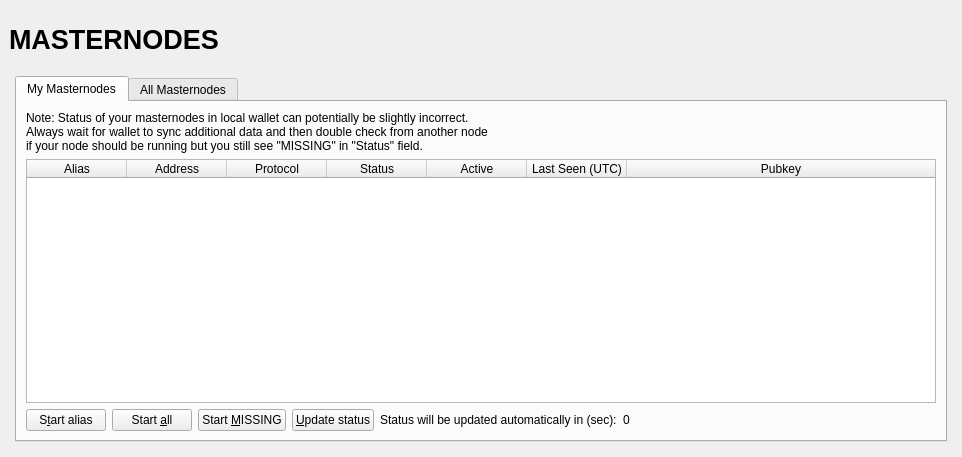
<?xml version="1.0" encoding="UTF-8"?>
<ui version="4.0">
 <class>MasternodeList</class>
 <widget class="QWidget" name="MasternodeList">
  <property name="geometry">
   <rect>
    <x>0</x>
    <y>0</y>
    <width>962</width>
    <height>457</height>
   </rect>
  </property>
  <property name="windowTitle">
   <string>Form</string>
  </property>
  <layout class="QVBoxLayout" name="topLayout" stretch="0">
   <property name="leftMargin">
    <number>9</number>
   </property>
   <property name="topMargin">
    <number>9</number>
   </property>
   <property name="rightMargin">
    <number>9</number>
   </property>
   <property name="bottomMargin">
    <number>9</number>
   </property>
   <item>
    <layout class="QVBoxLayout" name="verticalLayout_Master" stretch="0,1">
     <property name="spacing">
      <number>0</number>
     </property>
     <item>
      <widget class="QFrame" name="frame_Header">
       <layout class="QVBoxLayout" name="verticalLayout_4">
        <property name="leftMargin">
         <number>0</number>
        </property>
        <property name="topMargin">
         <number>0</number>
        </property>
        <property name="rightMargin">
         <number>0</number>
        </property>
        <property name="bottomMargin">
         <number>0</number>
        </property>
        <item>
         <layout class="QHBoxLayout" name="horizontalLayout_Header" stretch="1,0,1">
          <item>
           <widget class="QLabel" name="labelOverviewHeaderLeft">
            <property name="minimumSize">
             <size>
              <width>464</width>
              <height>60</height>
             </size>
            </property>
            <property name="maximumSize">
             <size>
              <width>16777215</width>
              <height>60</height>
             </size>
            </property>
            <property name="font">
             <font>
              <pointsize>20</pointsize>
              <weight>75</weight>
              <bold>true</bold>
             </font>
            </property>
            <property name="text">
             <string>MASTERNODES</string>
            </property>
           </widget>
          </item>
          <item>
           <spacer name="horizontalSpacer">
            <property name="orientation">
             <enum>Qt::Horizontal</enum>
            </property>
            <property name="sizeHint" stdset="0">
             <size>
              <width>40</width>
              <height>20</height>
             </size>
            </property>
           </spacer>
          </item>
          <item>
           <widget class="QLabel" name="labelOverviewHeaderRight">
            <property name="minimumSize">
             <size>
              <width>464</width>
              <height>61</height>
             </size>
            </property>
            <property name="maximumSize">
             <size>
              <width>16777215</width>
              <height>61</height>
             </size>
            </property>
            <property name="font">
             <font>
              <pointsize>14</pointsize>
             </font>
            </property>
            <property name="text">
             <string/>
            </property>
            <property name="alignment">
             <set>Qt::AlignRight|Qt::AlignTrailing|Qt::AlignVCenter</set>
            </property>
           </widget>
          </item>
         </layout>
        </item>
       </layout>
      </widget>
     </item>
     <item>
      <widget class="QFrame" name="frame_BG">
       <layout class="QVBoxLayout" name="verticalLayout_3">
        <property name="leftMargin">
         <number>6</number>
        </property>
        <property name="topMargin">
         <number>6</number>
        </property>
        <property name="rightMargin">
         <number>6</number>
        </property>
        <property name="bottomMargin">
         <number>6</number>
        </property>
        <item>
         <widget class="QFrame" name="frame_Content">
          <layout class="QVBoxLayout" name="verticalLayout">
           <property name="spacing">
            <number>0</number>
           </property>
           <property name="leftMargin">
            <number>0</number>
           </property>
           <property name="topMargin">
            <number>0</number>
           </property>
           <property name="rightMargin">
            <number>0</number>
           </property>
           <property name="bottomMargin">
            <number>0</number>
           </property>
           <item>
            <widget class="QTabWidget" name="tabWidget">
             <property name="currentIndex">
              <number>0</number>
             </property>
             <widget class="QWidget" name="tabMyMasternodes">
              <attribute name="title">
               <string>My Masternodes</string>
              </attribute>
              <layout class="QGridLayout" name="gridLayout_2">
               <item row="0" column="0">
                <layout class="QVBoxLayout" name="verticalLayout_2">
                 <property name="bottomMargin">
                  <number>0</number>
                 </property>
                 <item>
                  <layout class="QHBoxLayout" name="horizontalLayout_note">
                   <property name="bottomMargin">
                    <number>0</number>
                   </property>
                   <item>
                    <widget class="QLabel" name="updateNote">
                     <property name="text">
                      <string>Note: Status of your masternodes in local wallet can potentially be slightly incorrect.&lt;br /&gt;Always wait for wallet to sync additional data and then double check from another node&lt;br /&gt;if your node should be running but you still see &quot;MISSING&quot; in &quot;Status&quot; field.</string>
                     </property>
                    </widget>
                   </item>
                  </layout>
                 </item>
                 <item>
                  <widget class="QTableWidget" name="tableWidgetMyMasternodes">
                   <property name="minimumSize">
                    <size>
                     <width>695</width>
                     <height>0</height>
                    </size>
                   </property>
                   <property name="palette">
                    <palette>
                     <active>
                      <colorrole role="Text">
                       <brush brushstyle="SolidPattern">
                        <color alpha="255">
                         <red>51</red>
                         <green>51</green>
                         <blue>51</blue>
                        </color>
                       </brush>
                      </colorrole>
                     </active>
                     <inactive>
                      <colorrole role="Text">
                       <brush brushstyle="SolidPattern">
                        <color alpha="255">
                         <red>51</red>
                         <green>51</green>
                         <blue>51</blue>
                        </color>
                       </brush>
                      </colorrole>
                     </inactive>
                     <disabled>
                      <colorrole role="Text">
                       <brush brushstyle="SolidPattern">
                        <color alpha="255">
                         <red>85</red>
                         <green>85</green>
                         <blue>85</blue>
                        </color>
                       </brush>
                      </colorrole>
                     </disabled>
                    </palette>
                   </property>
                   <property name="editTriggers">
                    <set>QAbstractItemView::NoEditTriggers</set>
                   </property>
                   <property name="alternatingRowColors">
                    <bool>true</bool>
                   </property>
                   <property name="selectionMode">
                    <enum>QAbstractItemView::SingleSelection</enum>
                   </property>
                   <property name="selectionBehavior">
                    <enum>QAbstractItemView::SelectRows</enum>
                   </property>
                   <property name="sortingEnabled">
                    <bool>true</bool>
                   </property>
                   <attribute name="horizontalHeaderStretchLastSection">
                    <bool>true</bool>
                   </attribute>
                   <column>
                    <property name="text">
                     <string>Alias</string>
                    </property>
                   </column>
                   <column>
                    <property name="text">
                     <string>Address</string>
                    </property>
                   </column>
                   <column>
                    <property name="text">
                     <string>Protocol</string>
                    </property>
                   </column>
                   <column>
                    <property name="text">
                     <string>Status</string>
                    </property>
                   </column>
                   <column>
                    <property name="text">
                     <string>Active</string>
                    </property>
                   </column>
                   <column>
                    <property name="text">
                     <string>Last Seen (UTC)</string>
                    </property>
                   </column>
                   <column>
                    <property name="text">
                     <string>Pubkey</string>
                    </property>
                   </column>
                  </widget>
                 </item>
                 <item>
                  <layout class="QHBoxLayout" name="horizontalLayout_5">
                   <property name="bottomMargin">
                    <number>0</number>
                   </property>
                   <item>
                    <widget class="QPushButton" name="startButton">
                     <property name="text">
                      <string>S&amp;tart alias</string>
                     </property>
                    </widget>
                   </item>
                   <item>
                    <widget class="QPushButton" name="startAllButton">
                     <property name="text">
                      <string>Start &amp;all</string>
                     </property>
                    </widget>
                   </item>
                   <item>
                    <widget class="QPushButton" name="startMissingButton">
                     <property name="text">
                      <string>Start &amp;MISSING</string>
                     </property>
                    </widget>
                   </item>
                   <item>
                    <widget class="QPushButton" name="UpdateButton">
                     <property name="text">
                      <string>&amp;Update status</string>
                     </property>
                    </widget>
                   </item>
                   <item>
                    <widget class="QLabel" name="autoupdate_label">
                     <property name="text">
                      <string>Status will be updated automatically in (sec):</string>
                     </property>
                    </widget>
                   </item>
                   <item>
                    <widget class="QLabel" name="secondsLabel">
                     <property name="text">
                      <string>0</string>
                     </property>
                    </widget>
                   </item>
                   <item>
                    <spacer name="horizontalSpacer_5">
                     <property name="orientation">
                      <enum>Qt::Horizontal</enum>
                     </property>
                     <property name="sizeHint" stdset="0">
                      <size>
                       <width>40</width>
                       <height>20</height>
                      </size>
                     </property>
                    </spacer>
                   </item>
                  </layout>
                 </item>
                </layout>
               </item>
              </layout>
             </widget>
             <widget class="QWidget" name="tabAllMasternodes">
              <attribute name="title">
               <string>All Masternodes</string>
              </attribute>
              <layout class="QGridLayout" name="gridLayout">
               <item row="1" column="0">
                <widget class="QTableWidget" name="tableWidgetMasternodes">
                 <property name="editTriggers">
                  <set>QAbstractItemView::NoEditTriggers</set>
                 </property>
                 <property name="alternatingRowColors">
                  <bool>true</bool>
                 </property>
                 <property name="selectionBehavior">
                  <enum>QAbstractItemView::SelectRows</enum>
                 </property>
                 <property name="sortingEnabled">
                  <bool>true</bool>
                 </property>
                 <attribute name="horizontalHeaderStretchLastSection">
                  <bool>true</bool>
                 </attribute>
                 <column>
                  <property name="text">
                   <string>Address</string>
                  </property>
                 </column>
                 <column>
                  <property name="text">
                   <string>Protocol</string>
                  </property>
                 </column>
                 <column>
                  <property name="text">
                   <string>Status</string>
                  </property>
                 </column>
                 <column>
                  <property name="text">
                   <string>Active</string>
                  </property>
                 </column>
                 <column>
                  <property name="text">
                   <string>Last Seen (UTC)</string>
                  </property>
                 </column>
                 <column>
                  <property name="text">
                   <string>Pubkey</string>
                  </property>
                 </column>
                </widget>
               </item>
               <item row="0" column="0">
                <layout class="QHBoxLayout" name="horizontalLayout_3">
                 <property name="bottomMargin">
                  <number>0</number>
                 </property>
                 <item>
                  <widget class="QLabel" name="label_filter">
                   <property name="text">
                    <string>Filter List:</string>
                   </property>
                  </widget>
                 </item>
                 <item>
                  <widget class="QLineEdit" name="filterLineEdit">
                   <property name="toolTip">
                    <string>Filter masternode list</string>
                   </property>
                  </widget>
                 </item>
                 <item>
                  <spacer name="horizontalSpacer_3">
                   <property name="orientation">
                    <enum>Qt::Horizontal</enum>
                   </property>
                   <property name="sizeHint" stdset="0">
                    <size>
                     <width>10</width>
                     <height>20</height>
                    </size>
                   </property>
                  </spacer>
                 </item>
                 <item>
                  <widget class="QLabel" name="label_count">
                   <property name="text">
                    <string>Node Count:</string>
                   </property>
                  </widget>
                 </item>
                 <item>
                  <widget class="QLabel" name="countLabel">
                   <property name="text">
                    <string>0</string>
                   </property>
                  </widget>
                 </item>
                </layout>
               </item>
              </layout>
             </widget>
            </widget>
           </item>
          </layout>
         </widget>
        </item>
       </layout>
      </widget>
     </item>
    </layout>
   </item>
  </layout>
 </widget>
 <resources/>
 <connections/>
</ui>
